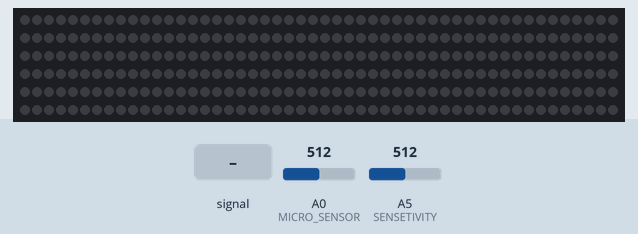
Simulated run of this sketch. Board: Arduino Uno, built with avr-gcc and run on an emulated ATmega328P. On the bench: 300 RGB LEDs in strip order, left to right, continuing on the next row. Inputs (shaded band) come from the test bench; at power-on: A5 (SENSETIVITY) = 512, A0 (MICRO_SENSOR) = 512. Dim RGB values are drawn brighter than linear.

Above: at 1.2 s.
1.3 s: A0 (MICRO_SENSOR) fed a 200 Hz sine of ±255 counts around its level
At 2.69 s:
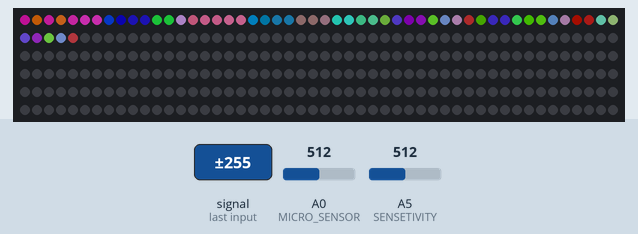
3.7 s: A5 (SENSETIVITY) set to 716
At 3.9 s:
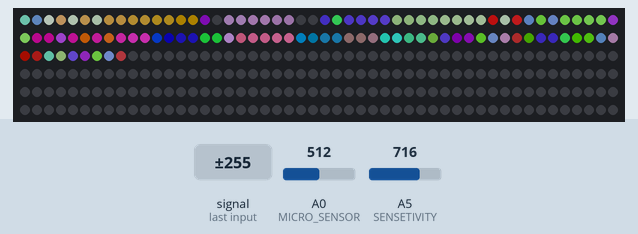
6.1 s: A0 (MICRO_SENSOR) set to 716
At 6.33 s:
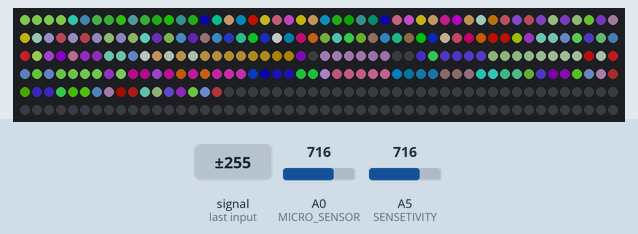
7.6 s: A0 (MICRO_SENSOR) fed a 1000 Hz sine of ±255 counts around its level
At 7.85 s:
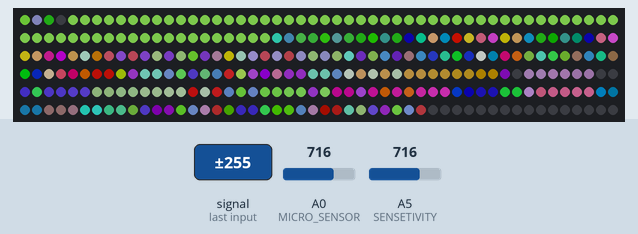
9.2 s: A0 (MICRO_SENSOR) set to 900
At 9.37 s:
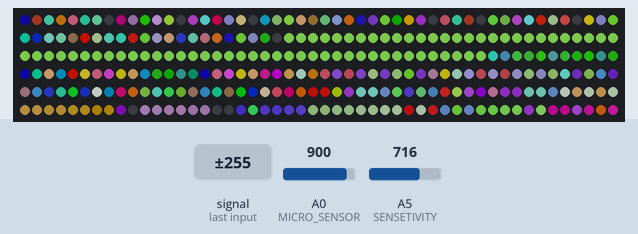
10.7 s: A5 (SENSETIVITY) set to 900
At 12.71 s:
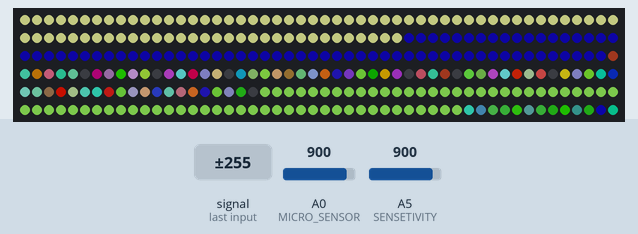
Timing chart, 0 to 14.2 s (numbered marks = the images above; inputs shaded):
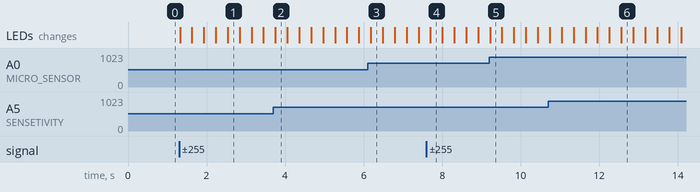

Measured:
- after the input at 1.3 s, the LEDs: first change at once (image 1 shows a later state)

The sketch:

micro-led.ino
```cpp
#include "FastLED.h"

#define NUM_LEDS 300
#define MICRO_SENSETIVITY_THRESHOLD 510
#define LED_PIN 7
#define MUTE_LEVEL 60

#define SENSETIVITY A5
#define MICRO_SENSOR A0

CRGB leds[NUM_LEDS];

void setup() {
  pinMode(MICRO_SENSOR, INPUT);
  FastLED.addLeds<WS2811, LED_PIN, GRB>(leds, NUM_LEDS).setCorrection(TypicalLEDStrip);
  FastLED.setBrightness(100);
  pinMode(SENSETIVITY, INPUT);
  for (int i = 0; i < NUM_LEDS; i++ ) {
    leds[i] = CRGB::Black;
  }
}
void loop() {
  int sensorValue = abs(analogRead(MICRO_SENSOR) - MICRO_SENSETIVITY_THRESHOLD);
  float sensitivityValue = map(analogRead(SENSETIVITY), 0, 1024, 100, 0) / 100.0;

  for (int i = NUM_LEDS - 2; i >= 0; i-- ) {
    leds[i+1] = leds[i];
  }

  int color_level = sensorValue / sensitivityValue;
  if (color_level > MUTE_LEVEL) {
    leds[0] = NumberToRGBColor(color_level);
  }
  else{
    leds[0] = CRGB::Black;
  }
  FastLED.show();
  delay(10);
}

CRGB NumberToRGBColor(int number){
  number = map(number, 0, 250, 0, 65535);
  int red = number >> 11;
  int green = (number >> 5) & 63;
  int blue = number & 31;

  red = red * 255 / 31;
  green = green * 255 / 63;
  blue = blue * 255 / 31;

  return CRGB(red, green, blue);
}
```
